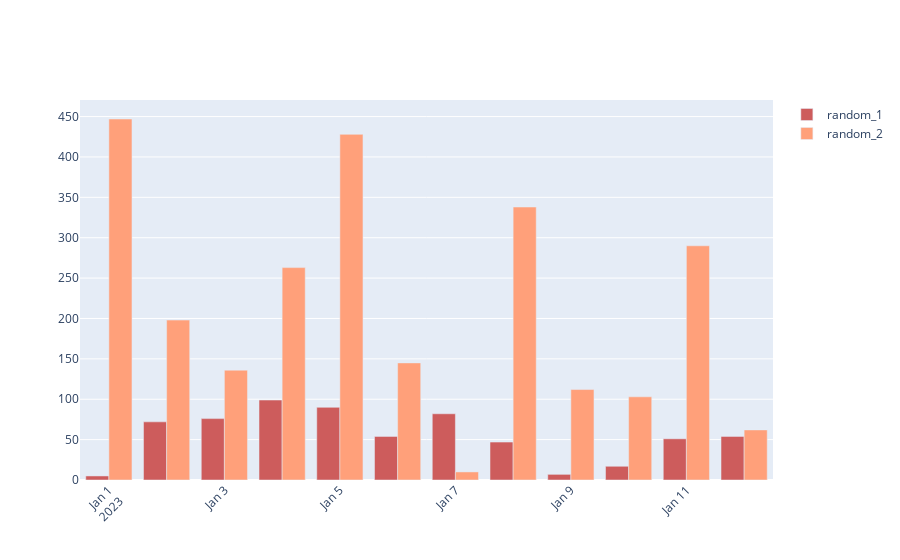

Notebook source saved alongside this figure:
### Markdown cell above
# 2 . Bar chart

### Code cell
months  = ['Jan', 'Feb', 'Mar', 'Apr', 'May', 'Jun', 'Jul','Aug', 'Sep', 'Oct', 'Nov', 'Dec']
months = pd.date_range('2023-01-01', periods=12)
random_1 = np.random.randint(0, 100, 12)
random_2 = np.random.randint(0, 500, 12)

trace1 = go.Bar(x = months, y=random_1, name = 'random_1', marker_color ='indianred')
trace2 = go.Bar(x = months, y=random_2, name = 'random_2', marker_color ='lightsalmon')

layout = go.Layout(xaxis_tickangle = -45)

data = [trace1,trace2]

fig = go.Figure(data=data, layout=layout)

fig.show()

### Figure 1 — Plotly figure (JSON) as saved in the notebook; plotly's stock layout.template omitted (floating-point values rounded to 4 significant figures)
{"data": [{"marker": {"color": "indianred"}, "name": "random_1", "type": "bar", "x": ["2023-01-01T00:00:00", "2023-01-02T00:00:00", "2023-01-03T00:00:00", "2023-01-04T00:00:00", "2023-01-05T00:00:00", "2023-01-06T00:00:00", "2023-01-07T00:00:00", "2023-01-08T00:00:00", "2023-01-09T00:00:00", "2023-01-10T00:00:00", "2023-01-11T00:00:00", "2023-01-12T00:00:00"], "y": [5, 72, 76, 99, 90, 54, 82, 47, 7, 17, 51, 54]}, {"marker": {"color": "lightsalmon"}, "name": "random_2", "type": "bar", "x": ["2023-01-01T00:00:00", "2023-01-02T00:00:00", "2023-01-03T00:00:00", "2023-01-04T00:00:00", "2023-01-05T00:00:00", "2023-01-06T00:00:00", "2023-01-07T00:00:00", "2023-01-08T00:00:00", "2023-01-09T00:00:00", "2023-01-10T00:00:00", "2023-01-11T00:00:00", "2023-01-12T00:00:00"], "y": [447, 198, 136, 263, 428, 145, 10, 338, 112, 103, 290, 62]}], "layout": {"xaxis": {"tickangle": -45}}}
